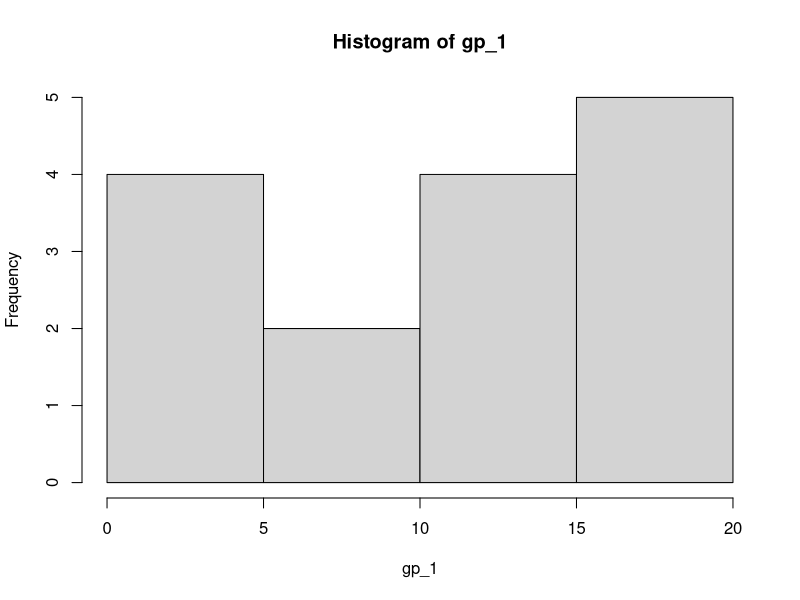
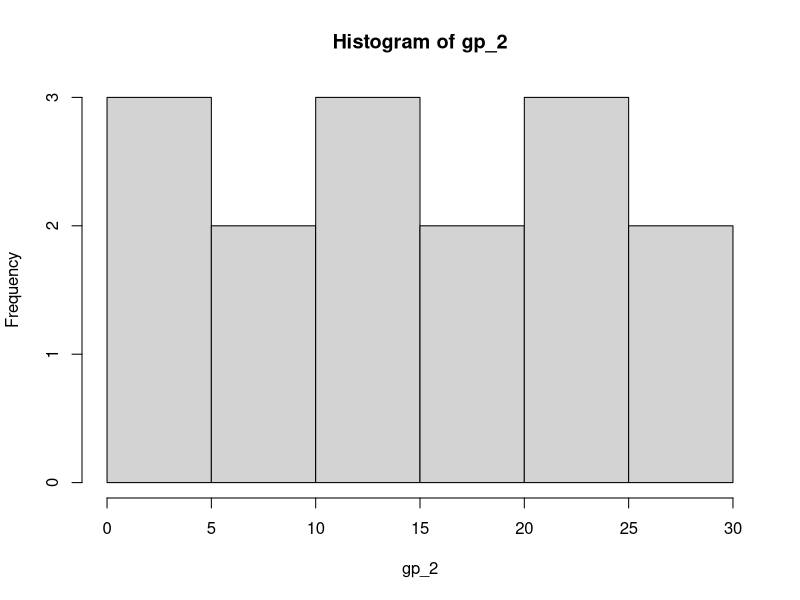
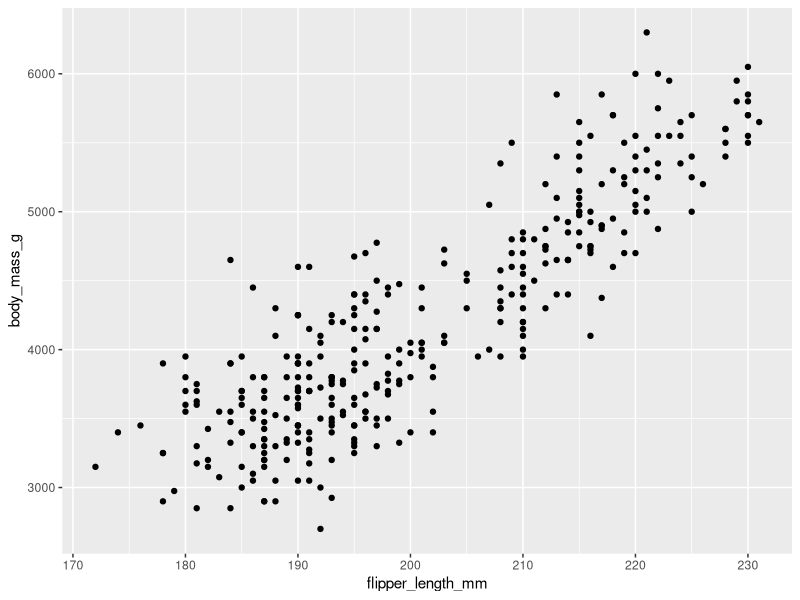
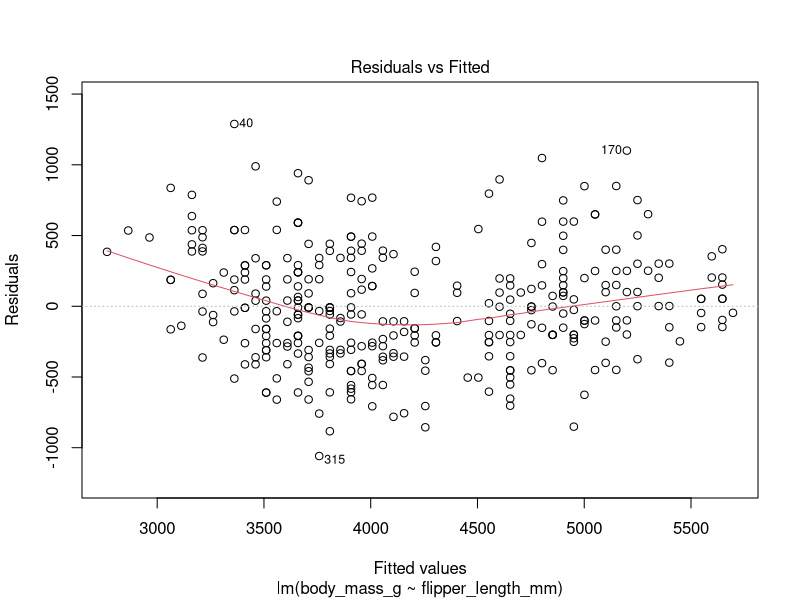
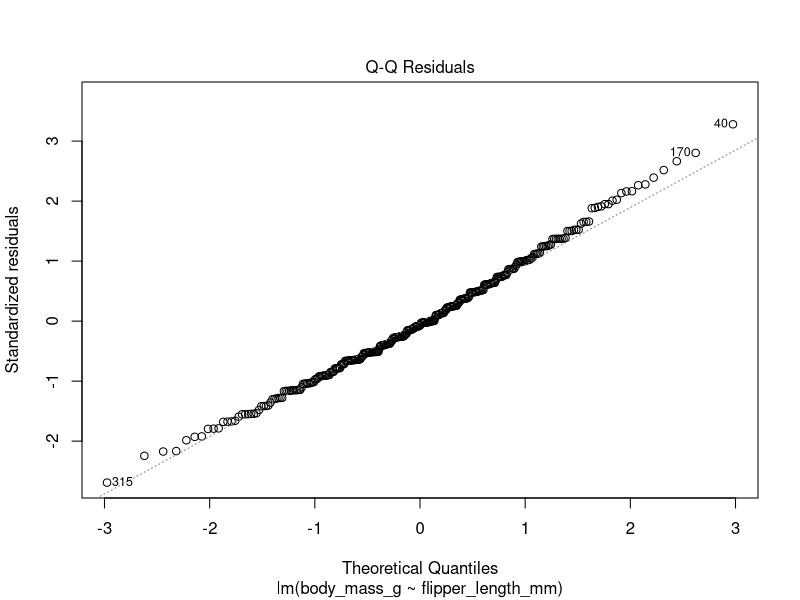
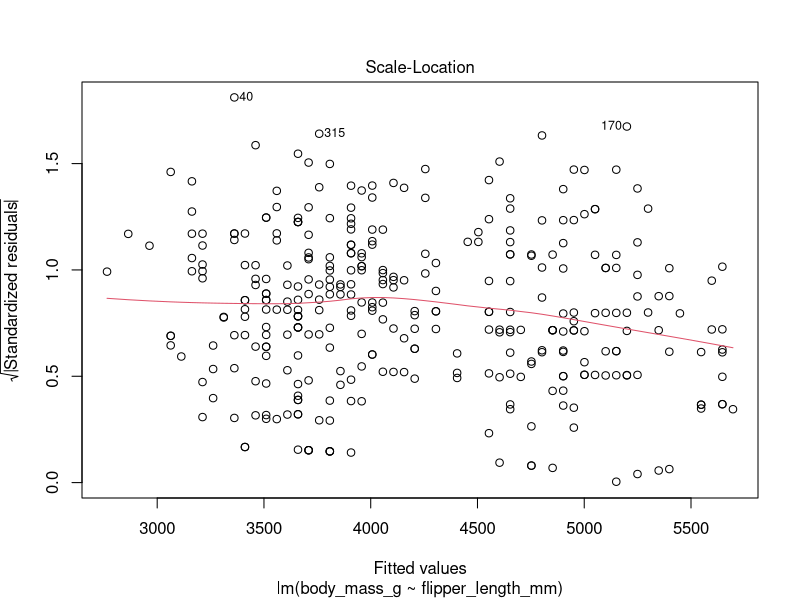
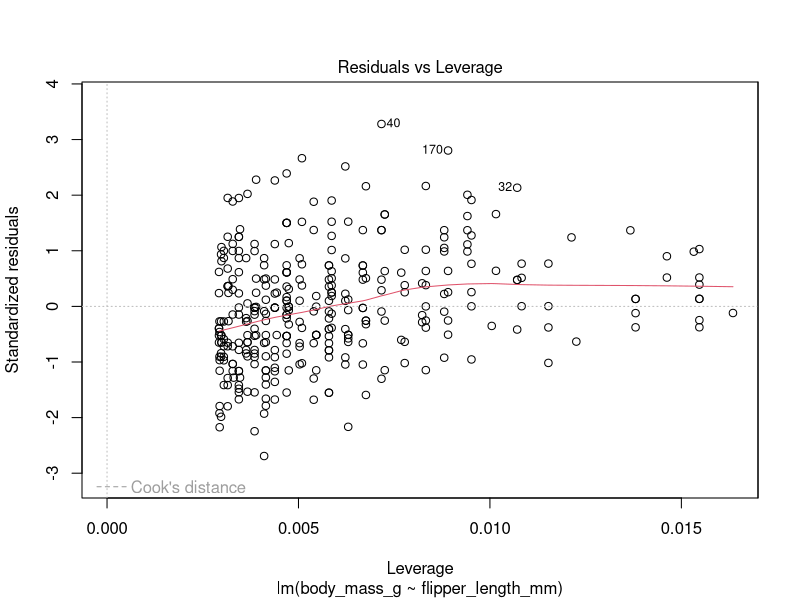
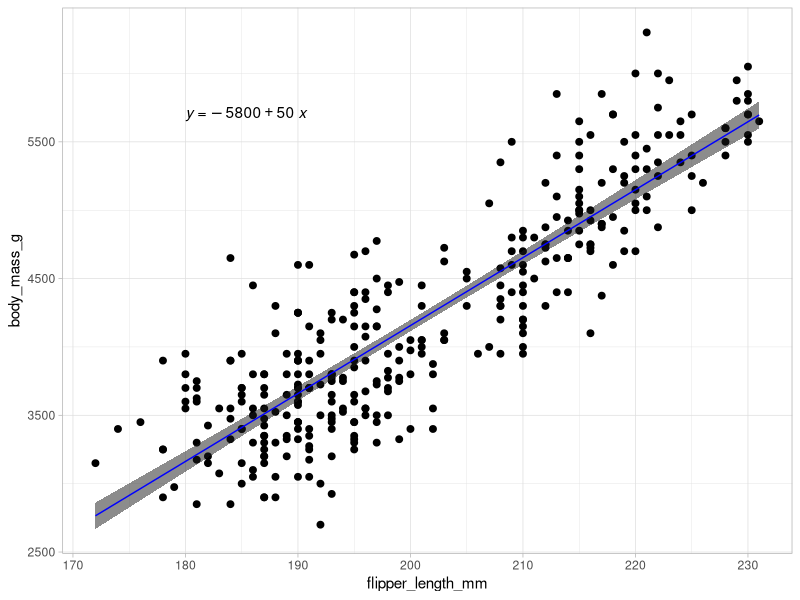

Generate these figures, in order, with R:
## ---- chunk 1
knitr::opts_chunk$set(echo = TRUE)
library(tidyverse)
library(palmerpenguins)
library(broom)
library(ggpubr)
## ---- chunk 2
set.seed(1414) #create random samples with integers from 1 to x
gp_1 <- sample.int(20, size = 15, replace = TRUE)

set.seed(1424)
gp_2 <- sample.int(30, size = 15, replace = TRUE)
## ---- chunk 3
hist(gp_1)

hist(gp_2)
## ---- chunk 4
my_mwu <- wilcox.test(gp_1, gp_2)
## ---- chunk 5
ggplot(data = penguins, aes(x = flipper_length_mm, y = body_mass_g)) +
  geom_point()
## ---- chunk 6
penguin_lm <- lm(body_mass_g ~ flipper_length_mm, data = penguins) #linear model, stored as penguin_lm

#Return the complete overview
summary(penguin_lm)
## ---- chunk 7
penguin_lm_tidy <- broom::tidy(penguin_lm)

#intercept
penguin_int <- penguin_lm_tidy$estimate[1]

#Flipper length coefficient
penguin_coef <- penguin_lm_tidy$estimate[2]
## ---- chunk 8
#Metrics at a glance
penguin_lm_out <- broom::glance(penguin_lm)
## ---- chunk 9
plot(penguin_lm)
## ---- chunk 10
ggplot(data = penguins, aes(x = flipper_length_mm, y = body_mass_g)) +
  geom_point(size = 2) +
  geom_smooth(method = "lm",
              color = "blue",
              size = 0.5,
              fill = "gray10",
              alpha = 0.5) +
  theme_light() +
  ggpubr::stat_regline_equation(label.x = 180, label.y = 5700)
## ---- chunk 11
penguins_cor <- cor.test(penguins$flipper_length_mm, penguins$body_mass_g)
